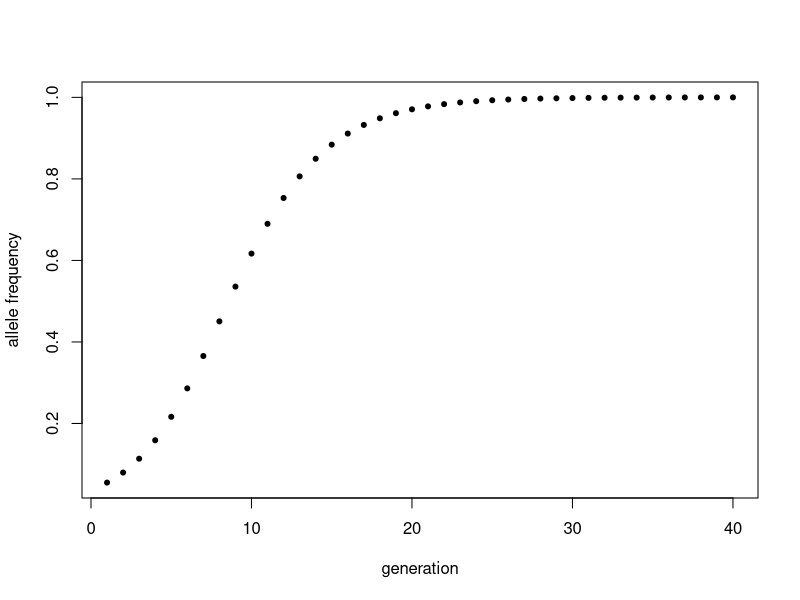
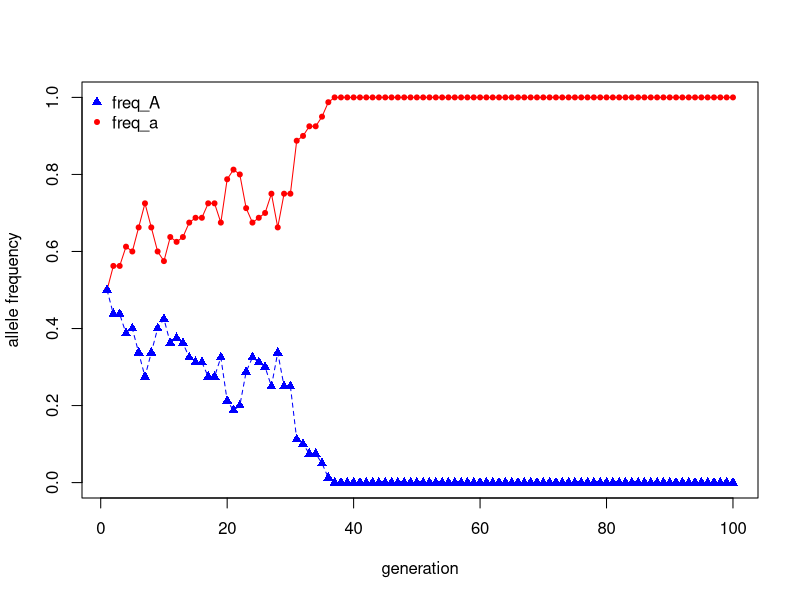
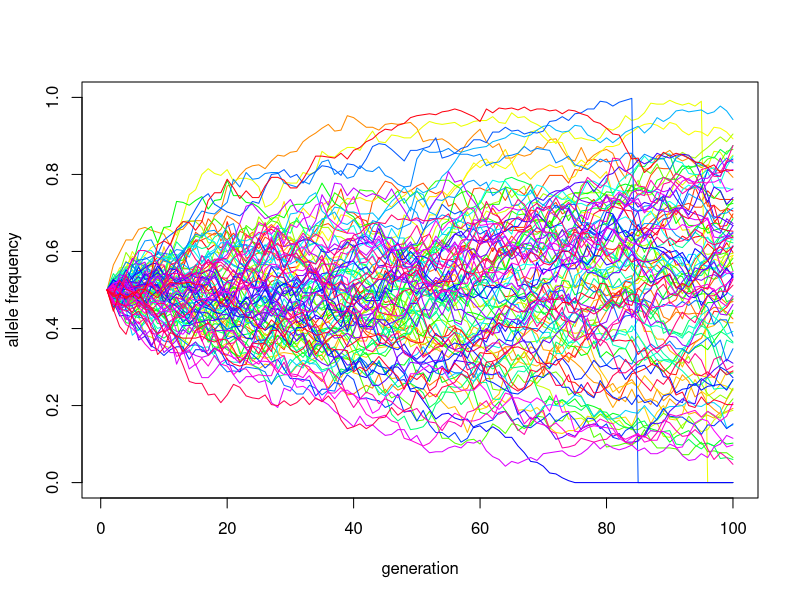
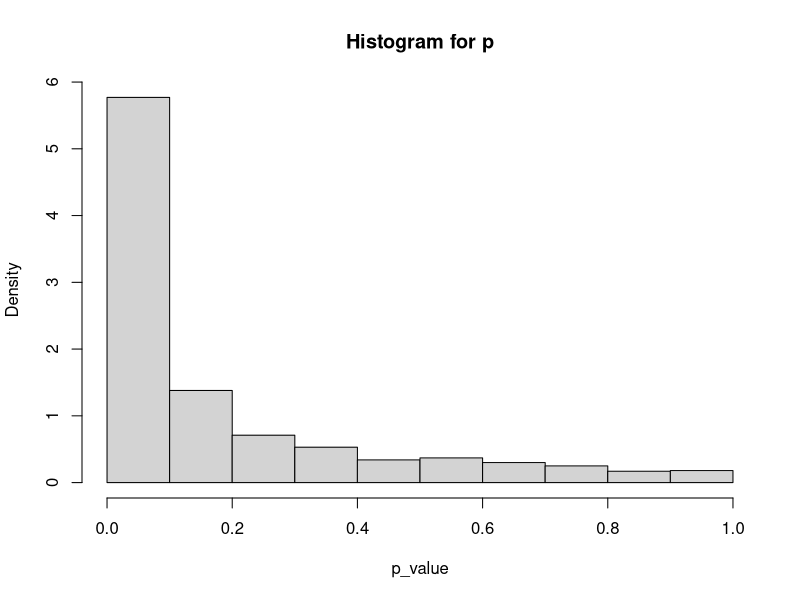
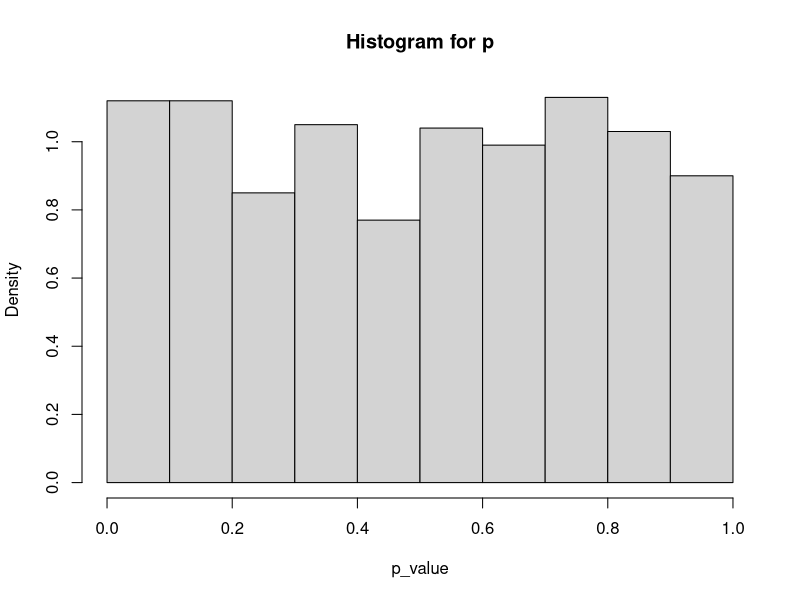
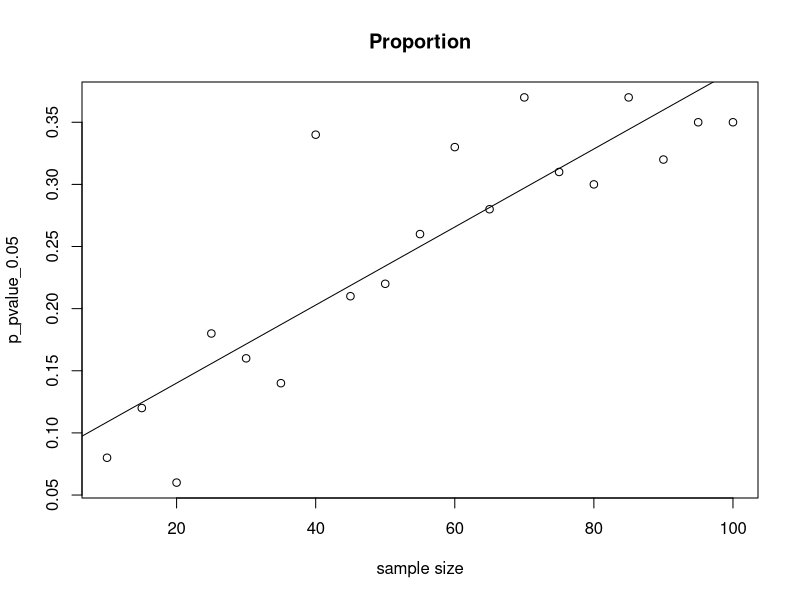

Write R code to recreate these figures, in order.
## ---- chunk 1
knitr::opts_chunk$set(echo = TRUE)
## ---- chunk 2
diploids_selection = function(p0=0.5,W_AA=0.25,W_Aa=0.5,W_aa=0.25,n=100){
  p=rep(NA,n)
  w_bar=rep(NA,n)
  p[1]=p0
  w_bar[1]=p[1]^2*W_AA+2*p[1]*(1-p[1])*W_Aa+(1-p[1])^2*W_aa
  for(i in 2:n){
    p[i]=p[i-1]^2*W_AA/w_bar[i-1]+p[i-1]*(1-p[i-1])*W_Aa/w_bar[i-1]
    w_bar[i]=p[i]^2*W_AA+2*p[i]*(1-p[i])*W_Aa+(1-p[i])^2*W_aa
  }
    if(any(p>0.9999)){
    fixation = min(which.max(p>0.9999))
    cat("fixation for A occurs approximately at generation:", fixation)
    }else if(any((1-p)>0.9999)){
    fixation = min(which.max((1-p)>0.9999))
    cat("fixation for a occurs approximately at generation:", fixation)
  }
  else {
    maxAlleleFreq <- max(p)
    cat("fixation for a does not occur, max. allele frequency is", print(maxAlleleFreq,digits =2))
  }
  
  return(p)
}
p<-diploids_selection(p0=0.055,W_AA=0.4,W_Aa=0.3,W_aa=0.2,n=40)
generations <- 1 :length(p)
plot(p~generations,pch=20,
     ylab = "allele frequency",
     xlab = "generation")
## ---- chunk 3
gene_drift=function(p_a=0.5,p_A=0.5,size=40,n=10,type=1){#type=1:"haploid"
  freq_a=rep(NA,n)
  freq_A=rep(NA,n)
  freq=rep(NA,2)
  freq_a[1]=p_a
  freq_A[1]=p_A
  for(i in 2:n){
    if(freq_a[i-1]==1){
      freq_A[(i-1):n]=rep(0,(n-i+2))
      freq_a[i:n]=rep(1,(n-i+1))
      break 
    }
    if(freq_A[i-1]==1){
      freq_A[i:n]=rep(1,(n-i+1))
      freq_a[(i-1):n]=rep(0,(n-i+2))
      break 
    }
      freq = as.vector(table(sample(c("a","A"),size*type,replace = T,prob=c(freq_a[i-1],freq_A[i-1])))/(size*type))
      freq_a[i] = freq[1]
      freq_A[i] = freq[2]
  }
  if(any(freq_a>0.9999)){
    fixation = min(which.max(freq_a>0.9999))
    cat("fixation for a occurs approximately at generation:", fixation)
  }else if(any(freq_A>0.9999)){
    fixation = min(which.max(freq_A>0.9999))
    cat("fixation for A occurs approximately at generation:", fixation)
  }
  else {
    maxAlleleFreq <- max(freq_a)
    cat("fixation for a does not occur, max. allele frequency is", print(maxAlleleFreq,digits =2))
  }
  generations <- 1 :length(freq_a)
  plot(freq_a~generations,pch=20,type="o",col="red",ylim = c(min(min(freq_A,freq_a)),max(freq_A,freq_a)),
       ylab = "allele frequency",
       xlab = "generation")
  legend("topleft",legend = c("freq_A","freq_a"),col=c("blue","red"),pch=c(17,20),cex=1,bty="n")
  lines(freq_A~generations,pch=17,type="o",lty=2,col="blue")
} 
gene_drift(p_a=0.5,p_A=0.5,size=40,n=100,type=2)
## ---- chunk 4
gene_drift_freq=function(p_a=1-p_A,p_A=0.1,size=50,n=100,type=1,permutation=1000){#type=1:"haploid"
pro = 0
  for(m in 1:permutation) {
  freq_a=rep(NA,n)
  freq_A=rep(NA,n)
  freq_a[1]=p_a
  freq_A[1]=p_A
  for(i in 2:n){
    if(freq_a[i-1]==1){
      freq_A[(i-1):n]=rep(0,(n-i+2))
      pro = pro+1
      freq_a[i:n]=rep(1,(n-i+1))
      break 
    }
    if(freq_A[i-1]==1){
      freq_A[i:n]=rep(1,(n-i+1))
      freq_a[(i-1):n]=rep(0,(n-i+2))
      break 
    }
      freq = as.vector(table(sample(c("a","A"),size*type,replace = T, prob=c(freq_a[i-1],freq_A[i-1])))/(size*type))
      freq_a[i] = freq[1]
      freq_A[i] = freq[2]
  }
} 
return(pro/permutation)
}
gene_drift_freq(p_A=0.5,size =200, type=2)
gene_drift_freq(p_A=0.25,size =200, type=2)
gene_drift_freq(p_A=0.1,size =200, type=2)

## ---- chunk 5
gene_drift_allele_trajectories=function(p_a=0.5,p_A=0.5,size=400,n=100,type=1,permutation = 100){#type=1:"haploid"
  freq_a=rep(NA,n)
  freq_A=rep(NA,n)
  freq_a[1]=p_a
  freq_A[1]=p_A
  generations <- 1 :length(freq_A)
  plot(freq_A~generations,pch=20,type="n",col="red",ylim = c(0,1),
       ylab = "allele frequency",
       xlab = "generation")
  
  for(m in 1:permutation){
  for(i in 2:n){
    if(freq_a[i-1]==1){
      freq_A[(i-1):n]=rep(0,(n-i+2))
      freq_a[i:n]=rep(1,(n-i+1))
      break 
    }
    if(freq_A[i-1]==1){
      freq_A[i:n]=rep(1,(n-i+1))
      freq_a[(i-1):n]=rep(0,(n-i+2))
      break 
    }
      freq = as.vector(table(sample(c("a","A"),size*type,replace = T, prob=c(freq_a[i-1],freq_A[i-1])))/(size*type))
      freq_a[i] = freq[1]
      freq_A[i] = freq[2]
  
  }
  #generations <- 1 :length(freq_A)
  lines(freq_A~generations,lty=1,col=rainbow(permutation)[m])
} 
}
gene_drift_allele_trajectories()
## ---- chunk 6
get_p_value = function(slope=0.1,intercept = 0.5,size = 20, e = 2){
x <- seq(from = 1, to = 10, length.out = size) # length.out is how many observations we will have a <- 0.5 
y_deterministic <- intercept + slope*x
y_simulated <- rnorm(length(x), mean = y_deterministic, sd = e)
mod_sim <- lm(y_simulated ~ x)
p_val_slope <- summary(mod_sim)$coef[2,4] # extracts the p-value p_val_slope
return (p_val_slope)
}
get_p_value()
## ---- chunk 7
permutation = 1000
p_array=rep(NA,permutation)
p_array=replicate(permutation,get_p_value(slope=0.1,intercept = 0.5,size = 200, e = 2))
hist(p_array,freq = F, main="Histogram for p", 
     xlab="p_value")
p_pvalue_0.05 = sum(p_array < 0.05)/permutation
p_pvalue_0.05
## ---- chunk 8
permutation = 1000
p_array=rep(NA,permutation)
p_array=replicate(permutation,get_p_value(slope=0))
hist(p_array,freq = F, main="Histogram for p", 
     xlab="p_value")
p_pvalue_0.05 = as.vector(table(p_array<0.05)/permutation)[2]
p_pvalue_0.05
## ---- chunk 9
size_array = seq(10,100,by=5)
permutation =100
for(i in size_array){
  p_array=replicate(permutation,get_p_value(slope=0.1,intercept = 0.5,e=1.5,size=i))
  p_pvalue_0.05[i] = sum(p_array<0.05)/permutation
}
plot(p_pvalue_0.05[size_array]~size_array, main="Proportion", 
     xlab="sample size",ylab="p_pvalue_0.05")
abline(lm(p_pvalue_0.05[size_array]~size_array))
